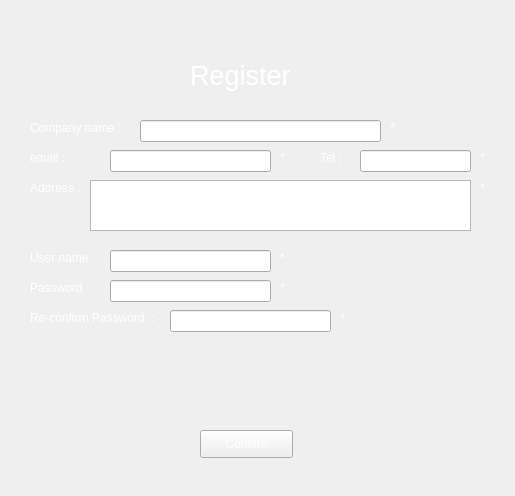
<?xml version="1.0" encoding="UTF-8"?>
<ui version="4.0">
 <class>Form</class>
 <widget class="QWidget" name="Form">
  <property name="geometry">
   <rect>
    <x>0</x>
    <y>0</y>
    <width>515</width>
    <height>496</height>
   </rect>
  </property>
  <property name="windowTitle">
   <string>Form</string>
  </property>
  <property name="styleSheet">
   <string notr="true">QWidget{
	background-image: url(:/bg/grey.png);
	color: white
}

QComboBox{	
	background-color: rgb(65, 65, 65);
}

QLabel#error_label{	
	color: red;
}</string>
  </property>
  <widget class="QLabel" name="label_17">
   <property name="geometry">
    <rect>
     <x>280</x>
     <y>250</y>
     <width>16</width>
     <height>16</height>
    </rect>
   </property>
   <property name="text">
    <string>*</string>
   </property>
  </widget>
  <widget class="QLineEdit" name="register_tel">
   <property name="geometry">
    <rect>
     <x>360</x>
     <y>150</y>
     <width>111</width>
     <height>22</height>
    </rect>
   </property>
   <property name="text">
    <string/>
   </property>
  </widget>
  <widget class="QLabel" name="label_2">
   <property name="geometry">
    <rect>
     <x>30</x>
     <y>180</y>
     <width>71</width>
     <height>16</height>
    </rect>
   </property>
   <property name="text">
    <string>Address :</string>
   </property>
  </widget>
  <widget class="QLineEdit" name="register_password">
   <property name="geometry">
    <rect>
     <x>110</x>
     <y>280</y>
     <width>161</width>
     <height>22</height>
    </rect>
   </property>
  </widget>
  <widget class="QLineEdit" name="register_company_name">
   <property name="geometry">
    <rect>
     <x>140</x>
     <y>120</y>
     <width>241</width>
     <height>22</height>
    </rect>
   </property>
  </widget>
  <widget class="QLineEdit" name="register_rePassword">
   <property name="geometry">
    <rect>
     <x>170</x>
     <y>310</y>
     <width>161</width>
     <height>22</height>
    </rect>
   </property>
  </widget>
  <widget class="QLabel" name="label_23">
   <property name="geometry">
    <rect>
     <x>30</x>
     <y>150</y>
     <width>61</width>
     <height>16</height>
    </rect>
   </property>
   <property name="text">
    <string>email :</string>
   </property>
  </widget>
  <widget class="QLineEdit" name="register_email">
   <property name="geometry">
    <rect>
     <x>110</x>
     <y>150</y>
     <width>161</width>
     <height>22</height>
    </rect>
   </property>
  </widget>
  <widget class="QPushButton" name="confirm_b">
   <property name="geometry">
    <rect>
     <x>200</x>
     <y>430</y>
     <width>93</width>
     <height>28</height>
    </rect>
   </property>
   <property name="text">
    <string>Confirm</string>
   </property>
  </widget>
  <widget class="QLabel" name="label">
   <property name="geometry">
    <rect>
     <x>30</x>
     <y>120</y>
     <width>101</width>
     <height>16</height>
    </rect>
   </property>
   <property name="text">
    <string>Company name :</string>
   </property>
  </widget>
  <widget class="QLabel" name="label_22">
   <property name="geometry">
    <rect>
     <x>480</x>
     <y>180</y>
     <width>16</width>
     <height>16</height>
    </rect>
   </property>
   <property name="text">
    <string>*</string>
   </property>
  </widget>
  <widget class="QLabel" name="label_24">
   <property name="geometry">
    <rect>
     <x>320</x>
     <y>150</y>
     <width>31</width>
     <height>16</height>
    </rect>
   </property>
   <property name="text">
    <string>Tel :</string>
   </property>
  </widget>
  <widget class="QLabel" name="label_5">
   <property name="geometry">
    <rect>
     <x>30</x>
     <y>250</y>
     <width>81</width>
     <height>16</height>
    </rect>
   </property>
   <property name="text">
    <string>User name :</string>
   </property>
  </widget>
  <widget class="QLabel" name="label_19">
   <property name="geometry">
    <rect>
     <x>340</x>
     <y>310</y>
     <width>16</width>
     <height>16</height>
    </rect>
   </property>
   <property name="text">
    <string>*</string>
   </property>
  </widget>
  <widget class="QLabel" name="label_21">
   <property name="geometry">
    <rect>
     <x>390</x>
     <y>120</y>
     <width>16</width>
     <height>16</height>
    </rect>
   </property>
   <property name="text">
    <string>*</string>
   </property>
  </widget>
  <widget class="QLabel" name="label_4">
   <property name="geometry">
    <rect>
     <x>190</x>
     <y>50</y>
     <width>131</width>
     <height>51</height>
    </rect>
   </property>
   <property name="font">
    <font>
     <pointsize>20</pointsize>
    </font>
   </property>
   <property name="text">
    <string>Register</string>
   </property>
  </widget>
  <widget class="QLabel" name="label_6">
   <property name="geometry">
    <rect>
     <x>30</x>
     <y>280</y>
     <width>71</width>
     <height>16</height>
    </rect>
   </property>
   <property name="text">
    <string>Password   :</string>
   </property>
  </widget>
  <widget class="QLineEdit" name="register_username">
   <property name="geometry">
    <rect>
     <x>110</x>
     <y>250</y>
     <width>161</width>
     <height>22</height>
    </rect>
   </property>
  </widget>
  <widget class="QLabel" name="label_18">
   <property name="geometry">
    <rect>
     <x>280</x>
     <y>280</y>
     <width>16</width>
     <height>16</height>
    </rect>
   </property>
   <property name="text">
    <string>*</string>
   </property>
  </widget>
  <widget class="QLabel" name="label_15">
   <property name="geometry">
    <rect>
     <x>30</x>
     <y>310</y>
     <width>141</width>
     <height>16</height>
    </rect>
   </property>
   <property name="text">
    <string>Re-confirm Password  :</string>
   </property>
  </widget>
  <widget class="QListWidget" name="register_address">
   <property name="geometry">
    <rect>
     <x>90</x>
     <y>180</y>
     <width>381</width>
     <height>51</height>
    </rect>
   </property>
  </widget>
  <widget class="QLabel" name="label_25">
   <property name="geometry">
    <rect>
     <x>480</x>
     <y>150</y>
     <width>16</width>
     <height>16</height>
    </rect>
   </property>
   <property name="text">
    <string>*</string>
   </property>
  </widget>
  <widget class="QLabel" name="label_26">
   <property name="geometry">
    <rect>
     <x>280</x>
     <y>150</y>
     <width>16</width>
     <height>16</height>
    </rect>
   </property>
   <property name="text">
    <string>*</string>
   </property>
  </widget>
  <widget class="QLabel" name="error_label">
   <property name="geometry">
    <rect>
     <x>70</x>
     <y>360</y>
     <width>351</width>
     <height>51</height>
    </rect>
   </property>
   <property name="text">
    <string/>
   </property>
  </widget>
 </widget>
 <resources>
  <include location="resource_pic/source.qrc"/>
 </resources>
 <connections/>
</ui>
